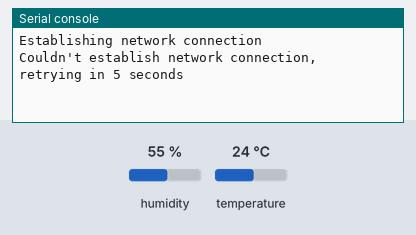
The program below on a simulated MicroPython board. On the bench: the last lines printed to the serial console. The test bench sets the inputs (shaded band); at power-on: temperature 24 °C, humidity 55 %. WiFi joins after 1.5 s; no MQTT or app messages arrive unless stated; values from a settings file that is not in the repository are placeholders.

Above: at 1.2 s.
1.3 s: temperature set to 12 °C
At 6.7 s:
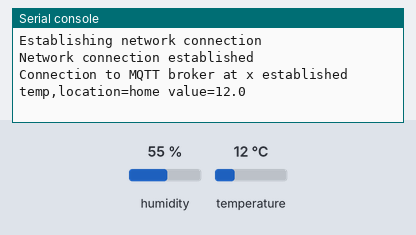
16.4 s: temperature set to 19 °C
At 21.4 s:
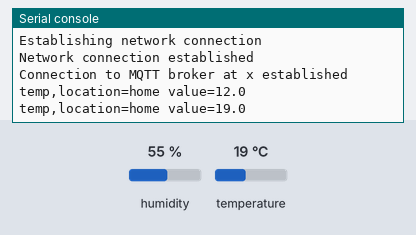

Measured:
- after the input at 1.3 s, the serial console: prints a new line after 3.9 s (image 1)
- after the input at 16.4 s, the serial console: prints a new line after 3.8 s (image 2)

The program:

main.py
```python
import dht
import machine
import network

from config import broker_ip, wlan_ssid, wlan_password
from time import sleep
from umqtt.simple import MQTTClient

dht_data_pin = 4
read_interval = 15
client_id = "esp"
keepalive = 30

dht22 = dht.DHT22(machine.Pin(dht_data_pin))
ap = network.WLAN(network.AP_IF)
ap.active(False)
wlan = network.WLAN(network.STA_IF)
wlan.active(True)
client = MQTTClient(client_id, broker_ip, keepalive=keepalive)

while True:
    while True:
        print("Establishing network connection")
        wlan.connect(wlan_ssid, wlan_password)
        if wlan.isconnected():
            print("Network connection established")
            break
        print("Couldn't establish network connection, retrying in 5 seconds")
        sleep(5)
    while True:
        try:
            error = client.connect()
            print(f"Connection to MQTT broker at {broker_ip} established")
            break
        except Exception as e:
            print(f"Error connecting to MQTT broker at {broker_ip}: {e}")
            sleep(5)
    while True:
        try:
            dht22.measure()
            reading = f"temp,location=home value={dht22.temperature()}"
            print(reading)
            client.publish("sensors", reading.encode("utf-8"))
            sleep(read_interval)
        except Exception as e:
            print(f"Error publishing reading: {e}")
            break
```
